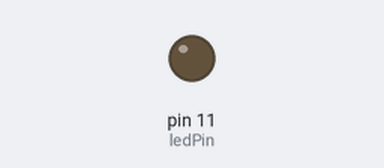
Simulated run of this sketch. Board: Arduino Uno, built with avr-gcc and run on an emulated ATmega328P. Parts: output pins drawn as LEDs (lit = HIGH).

Above: at 0.05 s.
At 1.95 s:
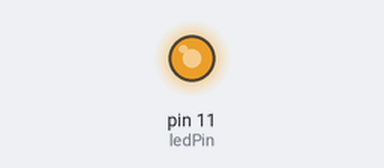
At 4.0 s:
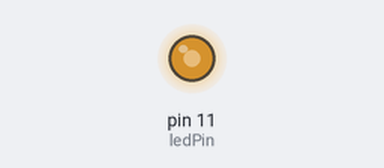
At 6.6 s:
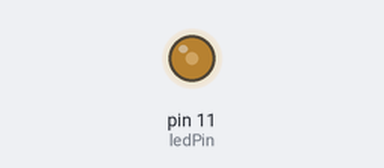
Timing chart, 0 to 14.1 s (numbered marks = the images above):
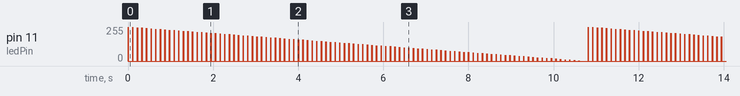

The sketch:

Flashing_LED.ino
```cpp
const int ledPin = 11;  // Use a PWM-capable pin
const int numPulses = 100;
const float pulseWidthMs = 1000.0 / 120.0;  // ~8.33 ms
const int pulseSpacingMs = 100;

void setup() {
  pinMode(ledPin, OUTPUT);
}

void loop() {
  for (int i = 0; i < numPulses; i++) {
    // Linearly decrease brightness from 255 to 0
    int brightness = map(i, 0, numPulses - 1, 255, 0);

    analogWrite(ledPin, brightness);   // Turn on with decreasing brightness
    delay(pulseWidthMs);              // Wait ~8.33 ms
    analogWrite(ledPin, 0);           // Turn off
    delay(pulseSpacingMs);            // Wait 100 ms
  }
}
```

Measured:
- by itself, pin 11 (ledPin): moves between 0/255 and 255/255, repeating every 10.8 s
